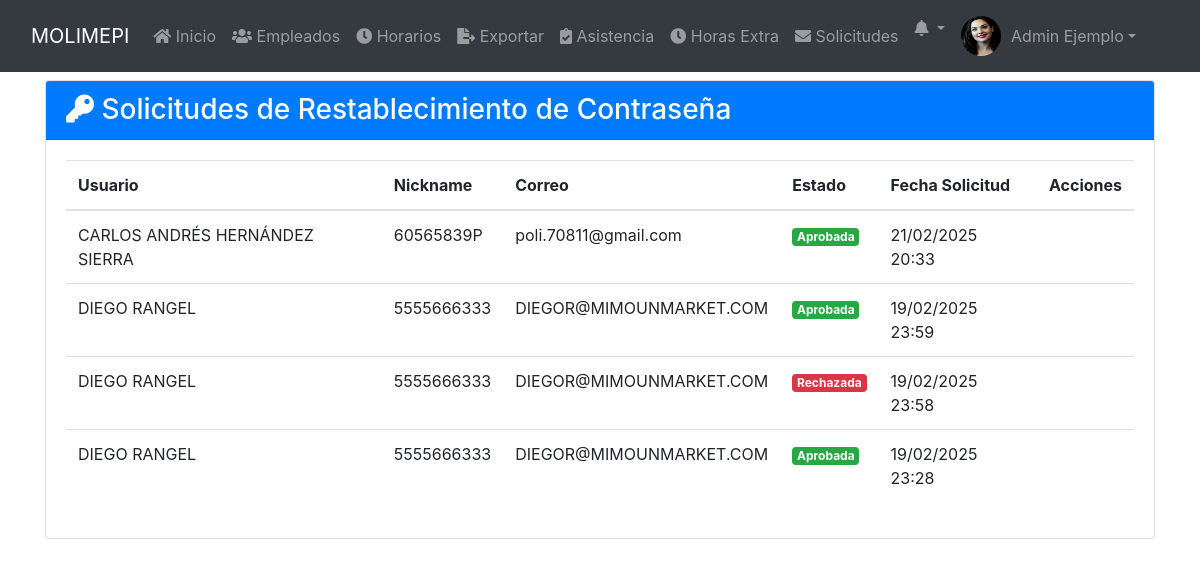
The app's page /public/solicitudes_password.php (signed in), older data.
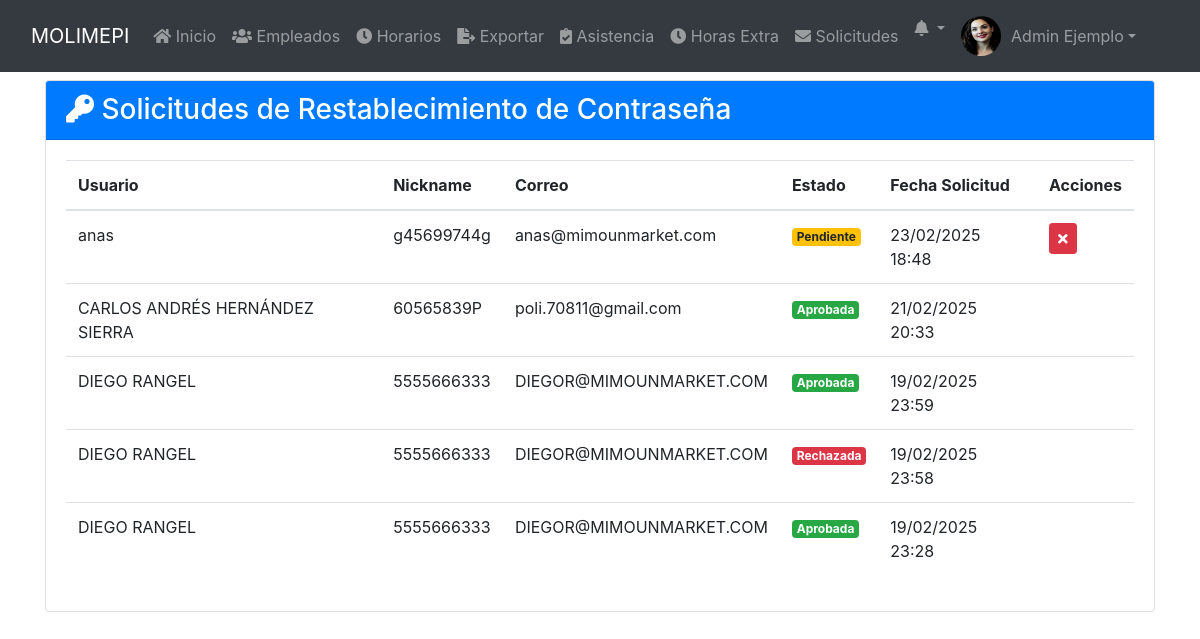
The same page, newer data.
### tables this page shows
CREATE TABLE `usuarios` (
  `ID` int(11) NOT NULL,
  `nombre` varchar(100) NOT NULL,
  `identificacion` varchar(50) NOT NULL,
  `cargo` varchar(50) NOT NULL,
  `telefono` varchar(20) DEFAULT NULL,
  `correo` varchar(100) DEFAULT NULL,
  `nickname` varchar(50) NOT NULL,
  `password` varchar(255) DEFAULT NULL,
  `rol` enum('Administrador','Empleado') DEFAULT 'Empleado',
  `imagen` varchar(255) DEFAULT 'imgs/nofoto.png',
  `fecha_registro` timestamp NOT NULL DEFAULT current_timestamp(),
  `cambio_password` tinyint(1) DEFAULT 0
);

CREATE TABLE `solicitudes_password` (
  `id` int(11) NOT NULL,
  `usuario_id` int(11) NOT NULL,
  `token` varchar(255) NOT NULL,
  `estado` enum('Pendiente','Aprobada','Rechazada') NOT NULL DEFAULT 'Pendiente',
  `fecha_solicitud` timestamp NOT NULL DEFAULT current_timestamp(),
  `fecha_actualizacion` timestamp NULL DEFAULT NULL ON UPDATE current_timestamp()
);

### public/includes/auth.php (called while the page is built, shortened)
<?php
function esAdmin() {
    return isset($_SESSION['rol']) && $_SESSION['rol'] === 'Administrador';
}
?>

### public/solicitudes_password.php (the view, shortened to what this page needs)
<?php
require_once '../config/database.php';
$stmt = $pdo->prepare("
    SELECT sp.*, u.nombre, u.nickname, u.correo,
           CASE
               WHEN sp.estado = 'Pendiente' THEN 'warning'
               WHEN sp.estado = 'Aprobada' THEN 'success'
               ELSE 'danger'
           END as estado_clase
    FROM solicitudes_password sp
    INNER JOIN usuarios u ON sp.usuario_id = u.ID
    ORDER BY sp.fecha_solicitud DESC
");
$stmt->execute();
$solicitudes = $stmt->fetchAll(PDO::FETCH_ASSOC);
?>
<!DOCTYPE html>
<html lang="es">
<?php include 'head.php'; ?>
<body>
    <?php include 'navbar.php'; ?>
    <div class="container mt-4">
        <div class="row">
            <div class="col-12">
                <div class="card">
                    <div class="card-header bg-primary text-white">
                        <h3 class="mb-0">
                            <i class="fas fa-key"></i> Solicitudes de Restablecimiento de Contraseña
                        </h3>
                    </div>
                    <div class="card-body">
                        <?php if (empty($solicitudes)): ?>
                            <div class="alert alert-info">No hay solicitudes de restablecimiento de contraseña.</div>
                        <?php else: ?>
                            <div class="table-responsive">
                                <table class="table table-hover">
                                    <thead>
                                        <tr>
                                            <th>Usuario</th>
                                            <th>Nickname</th>
                                            <th>Correo</th>
                                            <th>Estado</th>
                                            <th>Fecha Solicitud</th>
                                            <th>Acciones</th>
                                        </tr>
                                    </thead>
                                    <tbody>
                                        <?php foreach ($solicitudes as $solicitud): ?>
                                            <tr>
                                                <td><?php echo htmlspecialchars($solicitud['nombre']); ?></td>
                                                <td><?php echo htmlspecialchars($solicitud['nickname']); ?></td>
                                                <td><?php echo htmlspecialchars($solicitud['correo']); ?></td>
                                                <td>
                                                    <span class="badge badge-<?php echo $solicitud['estado_clase']; ?>">
                                                        <?php echo $solicitud['estado']; ?>
                                                    </span>
                                                </td>
                                                <td><?php echo date('d/m/Y H:i', strtotime($solicitud['fecha_solicitud'])); ?></td>
                                                <td>
                                                    <?php if ($solicitud['estado'] === 'Pendiente'): ?>
                                                        <form method="post" class="d-inline" onsubmit="return confirmarAccion(event, '<?php echo $accion; ?>');">
                                                            <button type="submit" class="btn btn-<?php echo $accion === 'aprobar' ? 'success' : 'danger'; ?> btn-sm">
                                                                <i class="fas fa-<?php echo $accion === 'aprobar' ? 'check' : 'times'; ?>"></i>
                                                            </button>
                                                        </form>
                                                    <?php endif; ?>
                                                </td>
                                            </tr>
                                        <?php endforeach; ?>
                                    </tbody>
                                </table>
                            </div>
                        <?php endif; ?>
                    </div>
                </div>
            </div>
        </div>
    </div>
</body>
</html>

### public/head.php (shortened to what this page needs)
<head>
    <link href="https://stackpath.bootstrapcdn.com/bootstrap/4.5.2/css/bootstrap.min.css" rel="stylesheet">
    <link href="https://cdnjs.cloudflare.com/ajax/libs/font-awesome/5.15.1/css/all.min.css" rel="stylesheet">
    <link rel="stylesheet" href="../styles.css">
</head>

### public/navbar.php (shortened to what this page needs)
<?php
require_once '../config/database.php';
require_once 'includes/auth.php';
$usuario_id = obtenerIdUsuario();
$es_admin = esAdmin();
$stmt = $pdo->prepare("SELECT nombre, imagen FROM usuarios WHERE ID = :id");
$stmt->execute(['id' => $usuario_id]);
$usuario = $stmt->fetch(PDO::FETCH_ASSOC);
$imagenPerfil = (!empty($usuario['imagen']) && file_exists("../" . $usuario['imagen'])) ? "../" . $usuario['imagen'] : '../public/imgs/nofoto.png';
?>
<nav class="navbar navbar-expand-lg navbar-dark bg-dark fixed-top">
    <div class="container-fluid">
        <a class="navbar-brand" href="dashboard.php">MOLIMEPI</a>
        <div class="collapse navbar-collapse" id="navbarNav">
            <ul class="navbar-nav me-auto mb-2 mb-lg-0">
                <li class="nav-item">
                    <a class="nav-link" href="dashboard.php"><i class="fas fa-home"></i> Inicio</a>
                </li>
                <?php if ($es_admin): ?>
                    <li class="nav-item">
                        <a class="nav-link" href="empleados.php"><i class="fas fa-users"></i> Empleados</a>
                    </li>
                    <li class="nav-item">
                        <a class="nav-link" href="horarios.php"><i class="fas fa-clock"></i> Horarios</a>
                    </li>
                    <li class="nav-item">
                        <a class="nav-link" href="exportar.php"><i class="fas fa-file-export"></i> Exportar</a>
                    </li>
                <?php endif; ?>
                <li class="nav-item">
                    <a class="nav-link" href="asistencia.php"><i class="fas fa-clipboard-check"></i> Asistencia</a>
                </li>
                <li class="nav-item">
                    <a class="nav-link" href="hrs_extras.php"><i class="fas fa-clock"></i> Horas Extra</a>
                </li>
                <li class="nav-item">
                    <a class="nav-link" href="solicitudes.php"><i class="fas fa-envelope"></i> Solicitudes</a>
                </li>
            </ul>
            <ul class="navbar-nav ms-auto">
                <li class="nav-item dropdown">
                    <a class="nav-link dropdown-toggle position-relative" href="#" id="notificacionesDropdown" role="button" data-bs-toggle="dropdown" aria-expanded="false">
                        <i class="fas fa-bell"></i>
                    </a>
                </li>
                <li class="nav-item dropdown">
                    <a class="nav-link dropdown-toggle d-flex align-items-center" href="#" id="userDropdown" role="button" data-bs-toggle="dropdown" aria-expanded="false">
                        <img src="<?php echo $imagenPerfil; ?>" class="rounded-circle" style="width: 40px; height: 40px; margin-right: 10px;">
                        <span><?php echo htmlspecialchars($usuario['nombre']); ?></span>
                    </a>
                </li>
            </ul>
        </div>
    </div>
</nav>

Row changes from the older to the newer data that the page shows:
added solicitudes_password: usuario.nombre "anas", usuario.nickname "g45699744g", usuario.correo "anas@mimounmarket.com", estado "Pendiente", fecha_solicitud "23/02/2025 18:48"
